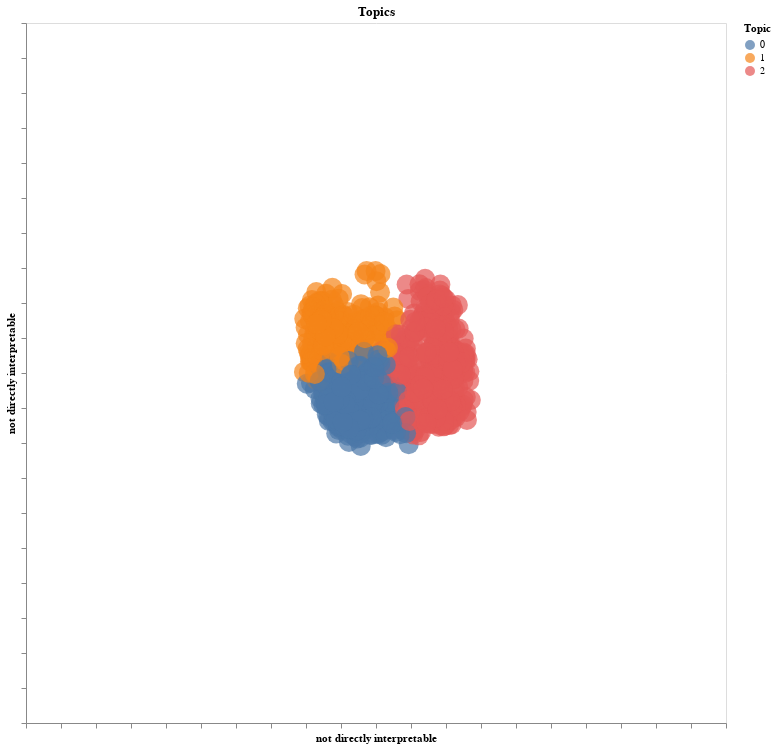

This figure's notebook cell:
### Code cell
X_pca = sklearn.decomposition.PCA(n_components=2).fit_transform(corpus_embeddings)
source = pd.DataFrame(
    {
        'x': X_pca[:, 0],
        'y': X_pca[:, 1],
        'txt': corpus,
        'Topic': labels
        # 'size'  : 10
    })
# Sample a few
source = source.sample(1_000)

# 9. Define Bubbles on Map
bubbles = alt.Chart(source).mark_circle(size=400).encode(
    x=alt.X('x:Q', axis=alt.Axis(title="not directly interpretable", grid=False, labels=False),
            scale=alt.Scale(domain=[min(source.x)-1, max(source.x)+1])),
    y=alt.Y('y:Q', axis=alt.Axis(title="not directly interpretable", grid=False, labels=False),
            scale=alt.Scale(domain=[min(source.y)-1, max(source.y)+1])),
    # size='size',
    color='Topic:N',
    tooltip=[alt.Tooltip('txt', title='Tweet'), # We can include a lot of information in the tooltips (mouseover pop-up)
             alt.Tooltip('Topic', title='Topic')
             ]
)

# 10. Define Labels next to Bubbles on Map
text = alt.Chart(source).mark_text(
    align='left',
    baseline='middle',
    dx=10  # offset label in x coordinate
).encode(
    x='x:Q',
    y='y:Q',
    # text='txt',
    # color = 'Topic:N'
)

# 11. Visualizes Bubbles and Labels in an interactive Map
bubbles.encode().interactive().properties(height=700, width=700,
                                          title="Topics") + text
#Findings: There are some discussion about SLS, an ingredient in the toothpaste. It is usually common wth negative reviews.
#Recommendation: Potentially only manufacture SLS free toothpaste.

### Figure 1 — Vega-Lite specification as saved in the notebook (floating-point values rounded to 4 significant figures; data arrays with more than 128 entries replaced by an {"elided": "..."} marker saying what was removed)
{"config": {"view": {"continuousWidth": 400, "continuousHeight": 300}}, "layer": [{"mark": {"type": "circle", "size": 400}, "encoding": {"color": {"field": "Topic", "type": "nominal"}, "tooltip": [{"field": "txt", "title": "Tweet", "type": "nominal"}, {"field": "Topic", "title": "Topic", "type": "quantitative"}], "x": {"axis": {"grid": false, "labels": false, "title": "not directly interpretable"}, "field": "x", "scale": {"domain": [-1.412, 1.542]}, "type": "quantitative"}, "y": {"axis": {"grid": false, "labels": false, "title": "not directly interpretable"}, "field": "y", "scale": {"domain": [-1.417, 1.583]}, "type": "quantitative"}}, "height": 700, "selection": {"selector002": {"type": "interval", "bind": "scales", "encodings": ["x", "y"]}}, "title": "Topics", "width": 700}, {"mark": {"type": "text", "align": "left", "baseline": "middle", "dx": 10}, "encoding": {"x": {"field": "x", "type": "quantitative"}, "y": {"field": "y", "type": "quantitative"}}}], "data": {"name": "data-fb608f128099e1b53147951307494e0a"}, "$schema": "https://vega.github.io/schema/vega-lite/v4.17.0.json", "datasets": {"data-fb608f128099e1b53147951307494e0a": {"elided": "1000 records"}}}
